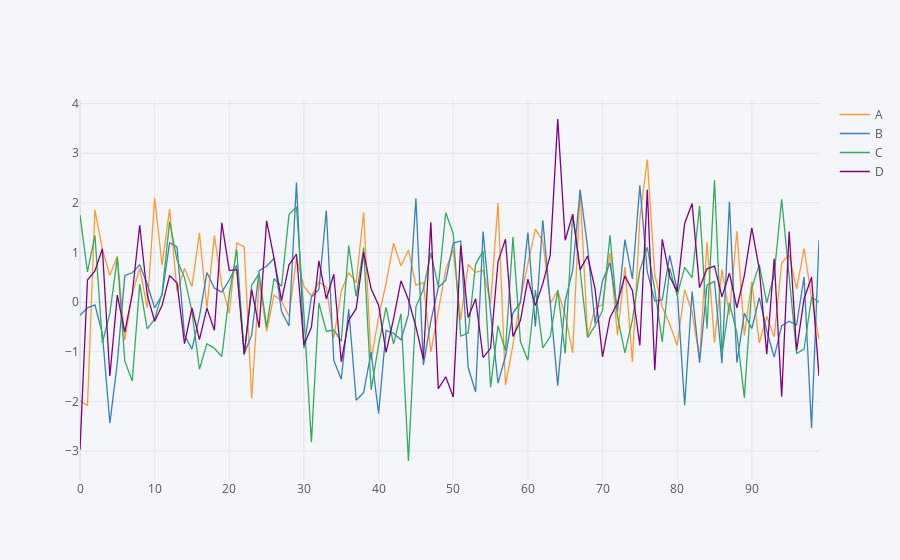

Notebook code cell kept with this figure:
### Code cell
df.iplot() #interactive plotly plot
